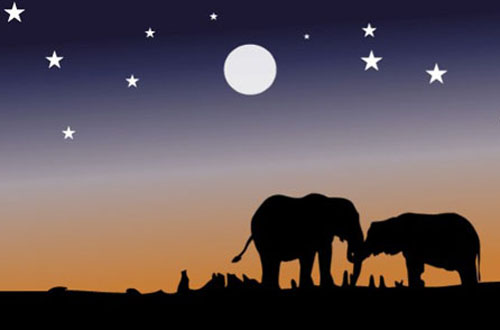
#> input picture elephant.jpg, 500 x 330 px
$ python image_segmentation.py
#> lines starting #> are read from the running program, lines starting #| are printed output that depends on the picture
#Import the libraries

import matplotlib.pyplot as plt
import numpy as np
import cv2

#Data Preprocess
im=cv2.imread('elephant.jpg')
#> im is the input picture: shape (330, 500, 3); mean B, G, R 85.4, 81.1, 93.9
im=cv2.cvtColor(im,cv2.COLOR_BGR2RGB)
original_shape=im.shape
#> original_shape = (330, 500, 3)


all_pixels=im.reshape((-1,3))


#Apply the Algorithm

from sklearn.cluster import KMeans
dominant_colors=4
km=KMeans(n_clusters=dominant_colors)
km.fit(all_pixels)
centers = km.cluster_centers_


centers=np.array(centers,dtype='uint8')


i = 1

plt.figure(0,figsize=(8,2))


colors = []

for each_col in centers:
    plt.subplot(1,4,i)
    plt.axis("off")
    i+=1

    colors.append(each_col)


    a = np.zeros((100,100,3),dtype='uint8')
    a[:,:,:] = each_col
    plt.imshow(a)


new_img=np.zeros((330*500,3),dtype='uint8')


for ix in range(new_img.shape[0]):
    new_img[ix]=colors[km.labels_[ix]]

new_img=new_img.reshape(original_shape)


plt.imshow(new_img)
plt.show()
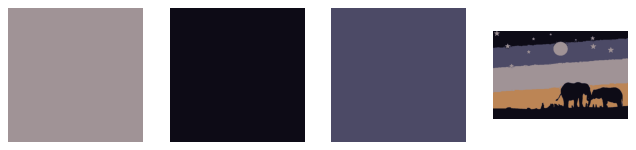
#> figure drawn by matplotlib, 4 panels
